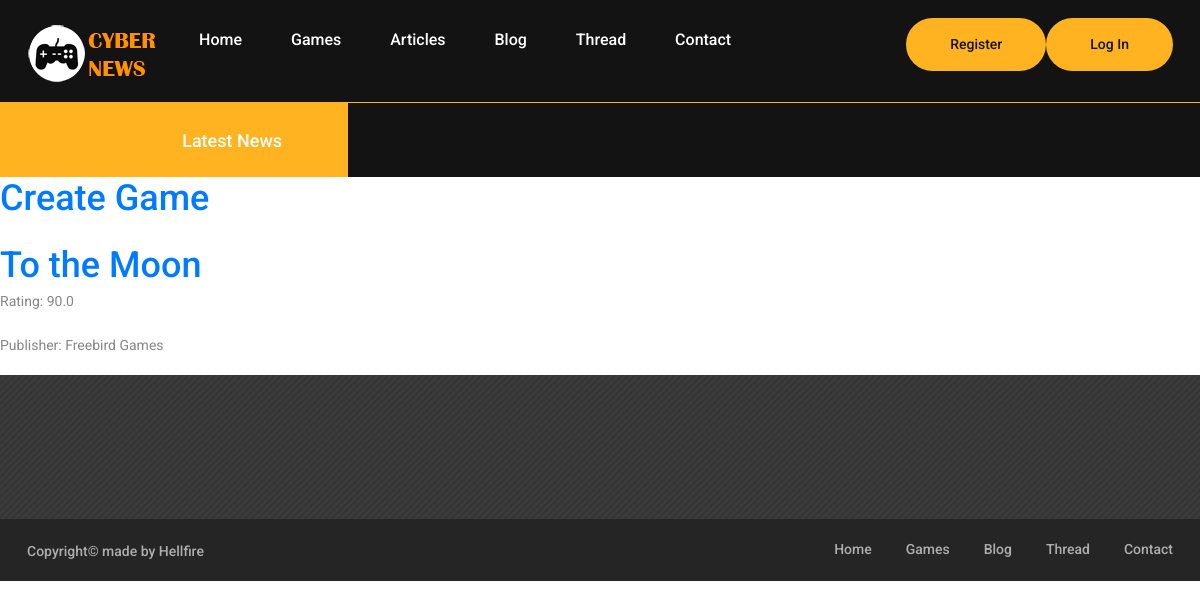
The page /games/ on the database as committed earlier.
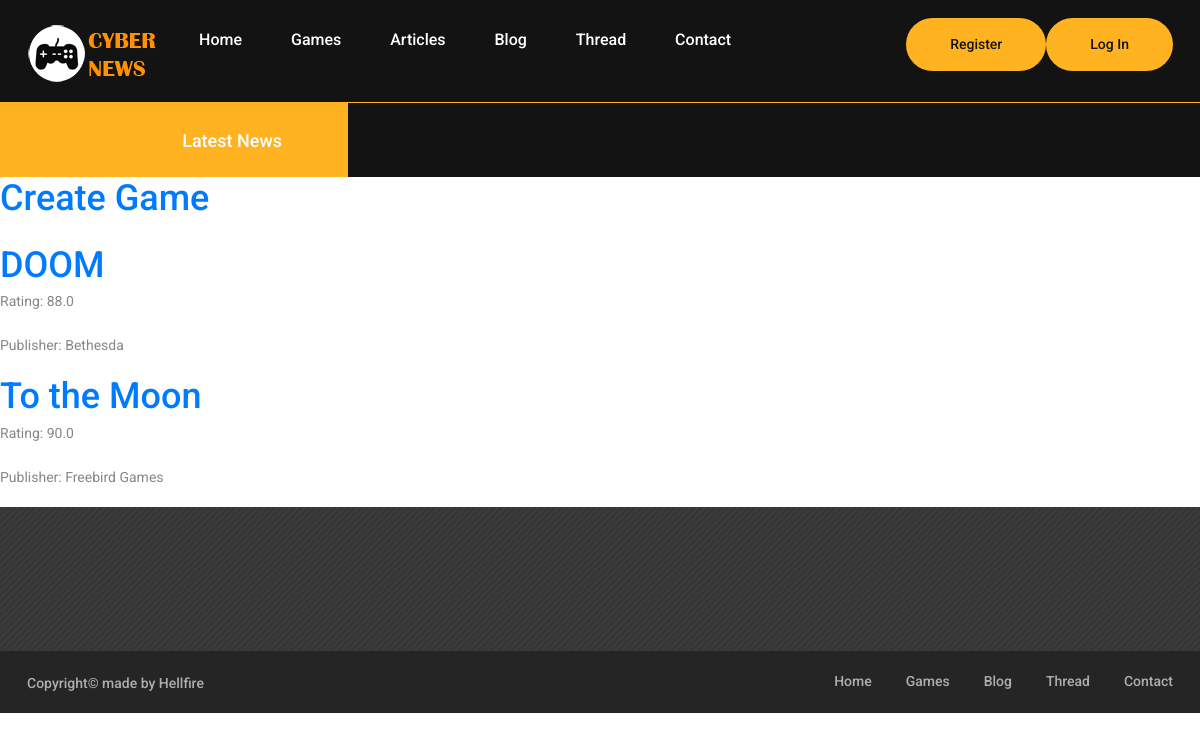
The same page on the database as committed later.
### game_pages/models.py (models this page shows, shortened)
class Game(models.Model):
    game_name = models.CharField(max_length=1000)
    game_developer = models.CharField(max_length=1000)
    game_text = models.TextField(default="")
    game_publisher = models.CharField(max_length=1000)
    game_platforms = models.CharField(max_length=1000)
    game_rd = models.DateField('date published') # released date
    game_rating = models.FloatField(default=0.0)
    game_img = models.ImageField(upload_to='game_img/', default='NULL')

### game_pages/views.py (the view)
# urls.py: path('', views.get_all_games, name="games_page"),
def get_all_games(request):
    games = Game.objects.all().order_by('game_name')
    return render(request, "game_pages/games_page.html", {'games': games})

### game_pages/templates/game_pages/games_page.html
{% extends "Cyber_News_App/base_layout.html" %}
{% block content %}
    <div class="games-list">
        <h2><a href="{% url 'game_pages:create_game'%}">Create Game</a> </h2><br>
        {% for game in games %}
         <div class = "game">
                <h2><a href="{% url 'game_pages:game_det' game.id %}">{{game.game_name}}</a> </h2>
                <p>Rating: {{game.game_rating }}</p>
                <p>Publisher: {{ game.game_publisher }}</p>
         </div>
        {% endfor %}
    </div>
{% endblock %}

Rows that differ between the two databases and show on the page:
added Game: game_name "DOOM", game_rating "88.0", game_publisher "Bethesda"
